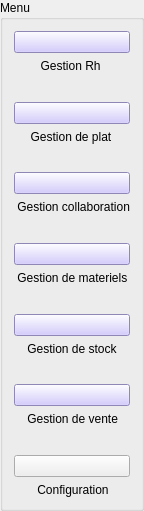
               <widget class="QGroupBox" name="groupBox_14">
                <property name="geometry">
                 <rect>
                  <x>10</x>
                  <y>10</y>
                  <width>131</width>
                  <height>511</height>
                 </rect>
                </property>
                <property name="title">
                 <string>Menu</string>
                </property>
                <layout class="QVBoxLayout" name="verticalLayout_18">
                 <item>
                  <layout class="QVBoxLayout" name="verticalLayout_4">
                   <item>
                    <widget class="QPushButton" name="Aymen_4">
                     <property name="styleSheet">
                      <string notr="true">background-color: rgb(200, 190, 255);</string>
                     </property>
                     <property name="text">
                      <string/>
                     </property>
                     <property name="icon">
                      <iconset resource="rh.qrc">
                       <normaloff>:/rh/rh.png</normaloff>:/rh/rh.png</iconset>
                     </property>
                     <property name="iconSize">
                      <size>
                       <width>50</width>
                       <height>30</height>
                      </size>
                     </property>
                    </widget>
                   </item>
                   <item>
                    <widget class="QLabel" name="label_30">
                     <property name="text">
                      <string>        Gestion Rh</string>
                     </property>
                    </widget>
                   </item>
                   <item>
                    <spacer name="verticalSpacer_22">
                     <property name="orientation">
                      <enum>Qt::Vertical</enum>
                     </property>
                     <property name="sizeHint" stdset="0">
                      <size>
                       <width>20</width>
                       <height>40</height>
                      </size>
                     </property>
                    </spacer>
                   </item>
                   <item>
                    <widget class="QPushButton" name="Moemen_4">
                     <property name="styleSheet">
                      <string notr="true">background-color: rgb(200, 190, 255);</string>
                     </property>
                     <property name="text">
                      <string/>
                     </property>
                     <property name="icon">
                      <iconset resource="plat.qrc">
                       <normaloff>:/plat/plat.png</normaloff>:/plat/plat.png</iconset>
                     </property>
                     <property name="iconSize">
                      <size>
                       <width>50</width>
                       <height>30</height>
                      </size>
                     </property>
                    </widget>
                   </item>
                   <item>
                    <widget class="QLabel" name="label_42">
                     <property name="text">
                      <string>     Gestion de plat</string>
                     </property>
                    </widget>
                   </item>
                   <item>
                    <spacer name="verticalSpacer_23">
                     <property name="orientation">
                      <enum>Qt::Vertical</enum>
                     </property>
                     <property name="sizeHint" stdset="0">
                      <size>
                       <width>20</width>
                       <height>40</height>
                      </size>
                     </property>
                    </spacer>
                   </item>
                   <item>
                    <widget class="QPushButton" name="Salma_4">
                     <property name="styleSheet">
                      <string notr="true">background-color: rgb(200, 190, 255);</string>
                     </property>
                     <property name="text">
                      <string/>
                     </property>
                     <property name="icon">
                      <iconset resource="collab.qrc">
                       <normaloff>:/collab/collaboration.png</normaloff>:/collab/collaboration.png</iconset>
                     </property>
                     <property name="iconSize">
                      <size>
                       <width>50</width>
                       <height>30</height>
                      </size>
                     </property>
                    </widget>
                   </item>
                   <item>
                    <widget class="QLabel" name="label_43">
                     <property name="text">
                      <string> Gestion collaboration</string>
                     </property>
                    </widget>
                   </item>
                   <item>
                    <spacer name="verticalSpacer_24">
                     <property name="orientation">
                      <enum>Qt::Vertical</enum>
                     </property>
                     <property name="sizeHint" stdset="0">
                      <size>
                       <width>20</width>
                       <height>40</height>
                      </size>
                     </property>
                    </spacer>
                   </item>
                   <item>
                    <widget class="QPushButton" name="Sara_4">
                     <property name="styleSheet">
                      <string notr="true">background-color: rgb(200, 190, 255);</string>
                     </property>
                     <property name="text">
                      <string/>
                     </property>
                     <property name="icon">
                      <iconset resource="materiel.qrc">
                       <normaloff>:/materiel/materiel.png</normaloff>:/materiel/materiel.png</iconset>
                     </property>
                     <property name="iconSize">
                      <size>
                       <width>50</width>
                       <height>30</height>
                      </size>
                     </property>
                    </widget>
                   </item>
                   <item>
                    <widget class="QLabel" name="label_44">
                     <property name="text">
                      <string> Gestion de materiels</string>
                     </property>
                    </widget>
                   </item>
                   <item>
                    <spacer name="verticalSpacer_25">
                     <property name="orientation">
                      <enum>Qt::Vertical</enum>
                     </property>
                     <property name="sizeHint" stdset="0">
                      <size>
                       <width>20</width>
                       <height>40</height>
                      </size>
                     </property>
                    </spacer>
                   </item>
                   <item>
                    <widget class="QPushButton" name="Taher_4">
                     <property name="styleSheet">
                      <string notr="true">background-color: rgb(200, 190, 255);</string>
                     </property>
                     <property name="text">
                      <string/>
                     </property>
                     <property name="icon">
                      <iconset resource="stock.qrc">
                       <normaloff>:/stock/stock.png</normaloff>:/stock/stock.png</iconset>
                     </property>
                     <property name="iconSize">
                      <size>
                       <width>50</width>
                       <height>30</height>
                      </size>
                     </property>
                    </widget>
                   </item>
                   <item>
                    <widget class="QLabel" name="label_45">
                     <property name="text">
                      <string>    Gestion de stock</string>
                     </property>
                    </widget>
                   </item>
                   <item>
                    <spacer name="verticalSpacer_26">
                     <property name="orientation">
                      <enum>Qt::Vertical</enum>
                     </property>
                     <property name="sizeHint" stdset="0">
                      <size>
                       <width>20</width>
                       <height>40</height>
                      </size>
                     </property>
                    </spacer>
                   </item>
                   <item>
                    <widget class="QPushButton" name="Ghazi_4">
                     <property name="styleSheet">
                      <string notr="true">background-color: rgb(200, 190, 255);</string>
                     </property>
                     <property name="text">
                      <string/>
                     </property>
                     <property name="icon">
                      <iconset resource="vente.qrc">
                       <normaloff>:/vente/vente.png</normaloff>:/vente/vente.png</iconset>
                     </property>
                     <property name="iconSize">
                      <size>
                       <width>50</width>
                       <height>30</height>
                      </size>
                     </property>
                    </widget>
                   </item>
                   <item>
                    <widget class="QLabel" name="label_46">
                     <property name="text">
                      <string>    Gestion de vente</string>
                     </property>
                    </widget>
                   </item>
                   <item>
                    <spacer name="verticalSpacer_27">
                     <property name="orientation">
                      <enum>Qt::Vertical</enum>
                     </property>
                     <property name="sizeHint" stdset="0">
                      <size>
                       <width>20</width>
                       <height>40</height>
                      </size>
                     </property>
                    </spacer>
                   </item>
                   <item>
                    <widget class="QPushButton" name="Configuration_4">
                     <property name="text">
                      <string/>
                     </property>
                     <property name="icon">
                      <iconset resource="config.qrc">
                       <normaloff>:/config/configuration.png</normaloff>:/config/configuration.png</iconset>
                     </property>
                     <property name="iconSize">
                      <size>
                       <width>50</width>
                       <height>30</height>
                      </size>
                     </property>
                    </widget>
                   </item>
                   <item>
                    <widget class="QLabel" name="label_47">
                     <property name="text">
                      <string>       Configuration</string>
                     </property>
                    </widget>
                   </item>
                  </layout>
                 </item>
                </layout>
               </widget>
